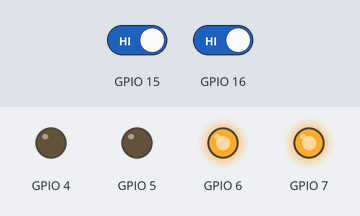
A program run on a simulated ESP32 board running MicroPython. Parts: output pins drawn as LEDs (lit = HIGH). Inputs (shaded band) come from the test bench; at power-on: GPIO 15 HIGH, GPIO 16 HIGH.

Above: at 1.2 s.
1.3 s: GPIO 15 driven LOW
At 2.5 s:
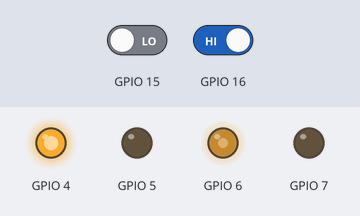
2.8 s: GPIO 16 driven LOW
At 3.7 s:
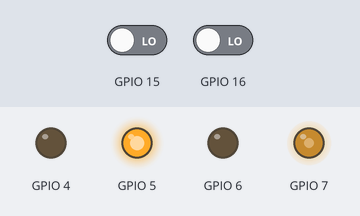
Timing chart, 0 to 5.8 s (numbered marks = the images above; inputs shaded):
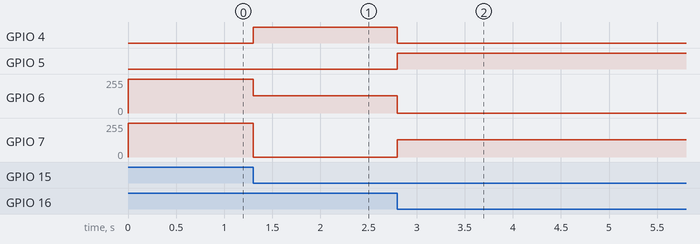

Measured:
- after the input at 1.3 s, GPIO 4: LOW → HIGH at once; GPIO 6: 255/255 → 128/255 at once; GPIO 7: 255/255 → 0/255 at once
- after the input at 2.8 s, GPIO 4: HIGH → LOW at once; GPIO 5: LOW → HIGH at once; GPIO 6: 128/255 → 0/255 at once; GPIO 7: 0/255 → 128/255 at once

The program:

stir_mech_old.py
```python
from machine import Pin, PWM, Timer
from time import sleep_ms

class Motor:
    '''
    H-Bridge controller for DC motors


    #TODO: rename p1, p2, n1, n2 to pins 1, 2, 3, 4
        this is to include h-bridges made of 4 npns for example

        differentiate between the underlying self.p1 (should be renamed to self._p1)
        and the wanted transistor control

        should only be controlled with .on() or .off(), the active high/active low should be
        pre-choosen by the user

        make .partial_on() for pwm pins (or sth)

    '''
    # User settings
    #NOTE: VERY IMPORTANT, here the default on/off state for npn and pnp values
    #TODO: should be set automatically
    P_ON = 1
    P_OFF = 0
    N_ON = 0
    N_OFF = 65535


    # settings not supposed to change
    CW = True
    CCW = False

    def __init__(self, p1_pin_num: int, p2_pin_num: int, n1_pin_num: int, n2_pin_num: int, default_duty_cycle=512):
        '''
        Constructor
        '''
        # Motor control pins
        self.p1 = Pin(p1_pin_num, Pin.OUT)
        self.p2 = Pin(p2_pin_num, Pin.OUT)
        # self.n1 = Pin(n1_pin_num, Pin.OUT)
        # self.n2 = Pin(n2_pin_num, Pin.OUT)
        self.n1 = PWM(Pin(n1_pin_num), freq=20000)
        self.n2 = PWM(Pin(n2_pin_num), freq=20000)

        # Initializing with motor off
        self.off()

        # Default state is Clockwise
        self._cw_ccw: bool = Motor.CW

        # class dictionary to map cw_ccw value to corresponding activating cw/ccw method
        self.cw_values = {Motor.CW: self.cw, Motor.CCW: self.ccw}

        self.default_duty_cycle = default_duty_cycle

    def on(self):
        '''
        activates H-bridge to the last known cw_ccw value
        '''
        self.direction = self._cw_ccw

    def off(self):
        '''
        deactivates H-bridge
        '''
        self.p1.off()
        self.p2.off()
        # self.n1.on()  # Remove this after checking everything
        # self.n2.on()  # Remove this after checking everything
        self.n1.duty(1023)  #TODO: test this if it's actually 100% duty cycle
        self.n2.duty(1023)  #TODO: test this if it's actually 100% duty cycle

    @property
    def is_on(self):
        '''
        returns whether motor is on or off
        '''
        # return (self.p1.value() or self.p2.value()) or not (self.n1.value() and self.n2.value())
        return self.p1.value() or self.p2.value() or (self.n1.duty() != 1023) or (self.n2.duty() != 1023)

    def cw(self):
        '''
        clockwise motion
        #TODO: implement gradual duty_cycle incrementing to avoid motor sudden vibrations
        '''
        # first closing the circuit to ensure no dead-time short
        # self.n1.on()
        # self.n2.on()
        self.n1.duty(1023)  #TODO: test this if it's actually 100% duty cycle
        self.n2.duty(1023)  #TODO: test this if it's actually 100% duty cycle

        # openning n1 and p2
        self.p1.on()
        self.p2.off()
        # self.n1.on()
        # self.n2.off()
        self.n1.duty(self.default_duty_cycle)
        self.n2.duty(0)

        # Saving current state
        self._cw_ccw = True

    def ccw(self):
        '''
        anti-clockwise motion
        '''
        # first closing the circuit to ensure no dead-time short
        # self.n1.on()
        # self.n2.on()
        self.n1.duty(1023)  #TODO: test this if it's actually 100% duty cycle
        self.n2.duty(1023)  #TODO: test this if it's actually 100% duty cycle

        # openning n2 and p1
        self.p1.off()
        self.p2.on()
        # self.n1.off()
        # self.n2.on()
        self.n1.duty(0)
        self.n2.duty(self.default_duty_cycle)

        # Saving current state
        self._cw_ccw = False

    @property
    def direction(self):
        '''
        returns current cw_ccw
        '''
        return self._cw_ccw

    @direction.setter
    def direction(self, value: bool):
        '''
        sets motor direction
        '''
        self.cw_values[value]()

    def toggle_dir(self):
        '''
        toggles the direction of motor
        '''
        self.direction = not self._cw_ccw

    def __repr__(self):
        '''
        also return string representation :D
        '''
        return str(self)

    def __str__(self):
        '''
        string representation
        '''
        if self.is_on:
            string_dir = 'CW' if self._cw_ccw else 'CCW'
            return f"Motor is ON, moving {string_dir}"

        else:
            return "Motor is OFF"


class LimitSwitch:
    '''
    Class to handle interfacing of limit switches

    NB: ISR here is specifically implemented to change motor direction to a specific orientation
    '''
    def __init__(self, pin_num: int, motor_object: Motor, motor_dir: bool):
        '''
        constructor
        '''
        # initializing pin
        self.irq_pin = Pin(pin_num, Pin.IN)

        # Setting interrupt service routine method
        self.motor: Motor = motor_object

        if motor_dir == Motor.CW:
            self._motor_func = self.motor.cw

        elif motor_dir == Motor.CCW:
            self._motor_func = self.motor.ccw

        # Activating IRQ pin
        self.activate_irq()
        # self.irq_pin.irq(handler = self._ISR, trigger = Pin.IRQ_FALLING)

    def _ISR(self, x):
        '''
        I Must call the _motor_func from this to add the buffer argument

        This does add a function call to the ISR
        #TODO: make specific method in Motor for calling in ISR
        '''
        self._motor_func()

        # As measured from oscilloscope the limit switches bounces for about 700 ms
        # So to deal with it, will deactivate IRQ for 1ms
        #TODO: fix this
        # self.irq_pin.irq(handler=None)
        # self.timer0 = Timer(0)
        # self.timer0.init(period=10, mode=Timer.ONE_SHOT, callback=lambda t: self.activate_irq)

    def activate_irq(self):
        self.irq_pin.irq(handler = self._ISR, trigger = Pin.IRQ_FALLING)


class StirringMechanism:
    '''
    Class to handle the Whole Mechanism
    '''
    def __init__(self, motor: Motor, limit_sw1: LimitSwitch, limit_sw2: LimitSwitch):
        '''
        Constructor
        '''
        self.motor = motor
        self.limit_sw1 = limit_sw1
        self.limit_sw2 = limit_sw2

    def on(self):
        '''
        activate IRQ
        '''
        pass

    def off(self):
        '''
        deactivate motor and IRQ
        '''
        motor.off()

# Object Initializations
motor = Motor(4, 5, 6, 7)
limit_sw1 = LimitSwitch(15, motor, Motor.CW)
limit_sw2 = LimitSwitch(16, motor, Motor.CCW)
```
